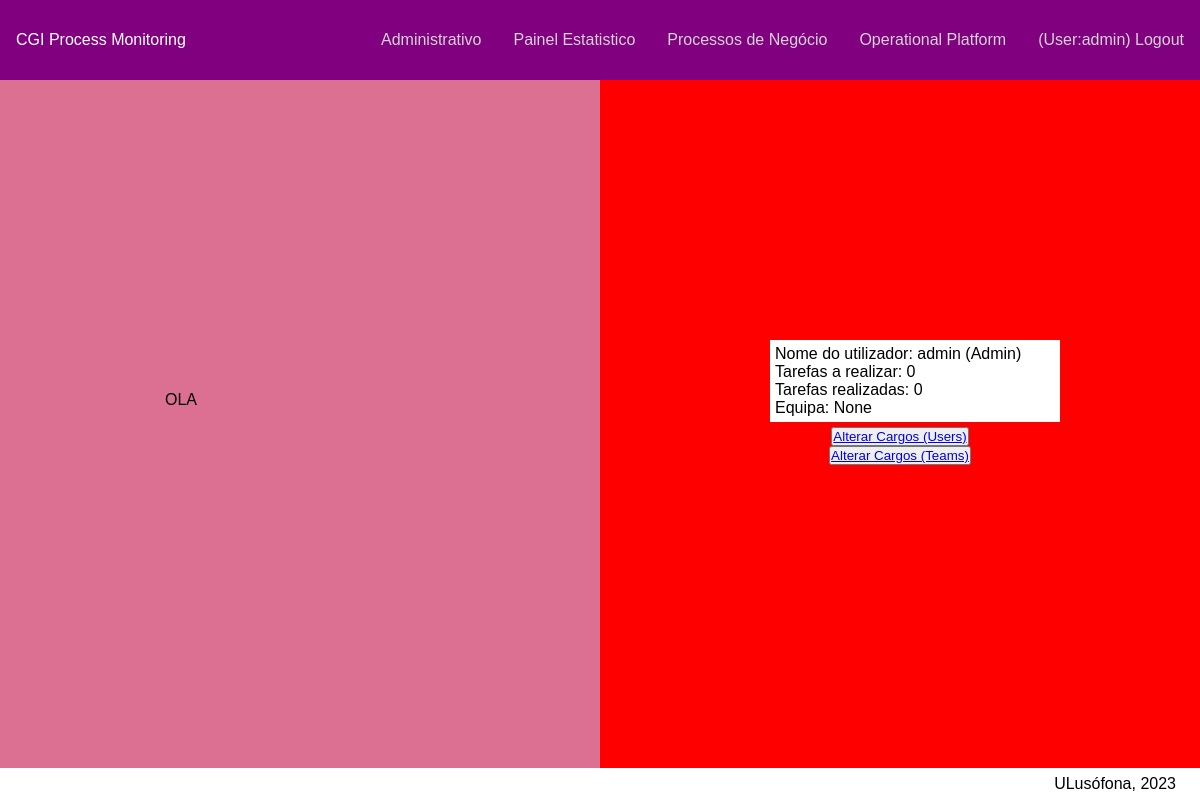
The app's page /adminPage (signed in) with its own data.
### main/models.py (models this page shows, shortened)
class UserProfile(models.Model):
    idUser = models.OneToOneField(User, on_delete=models.CASCADE, related_name="user")
    recoveryCode = models.CharField(max_length=10, blank=True)
    goal = models.IntegerField(default=100)
    idGroupUser = models.ForeignKey(Group, on_delete=models.CASCADE, related_name="groupUser")
    lastCodeSentTime = models.DateTimeField(null=True, blank=True)
    idTeam = models.ForeignKey('Team', on_delete=models.CASCADE, related_name="equipaMembros", blank=True, null=True)
    idSkills = models.ManyToManyField(Skill, related_name="skillUser")
    class Meta:
        permissions = [
            ("access_admin_page", "Can access the admin page"),
            ("access_analytic_page", "Can access the analytic page"),
            ("access_operational_page", "Can access the operational page"),
        ]

### apps/admin_platform/views.py (the view)
# urls.py: path('adminPage', views.adminPage_view, name='adminPage'),
def adminPage_view(request):
    allUsersDataBase = UserProfile.objects.all()
    countTask = countTasks(allUsersDataBase)
    context = {
        'allUsersNames': allUsersDataBase,
        'tasksDone': countTask[0],
        'tasksTodo': countTask[1]
    }
    return render(request, 'admin_platform/adminPage.html', context)

### apps/admin_platform/services.py (called while the page is built, shortened)
def countTasks(allUsersDataBase):
    tasksDone = {}
    tasksTodo = {}
    tasksDoneCount = 0
    tasksTodoCount = 0
    for user in allUsersDataBase:
        tasksDone.update({user.id: tasksDoneCount})
        tasksTodo.update({user.id: tasksTodoCount})
        tasksDoneCount = 0
        tasksTodoCount = 0
    return [tasksDone, tasksTodo]

### apps/admin_platform/templates/admin_platform/adminPage.html
{% extends 'main/main.html' %}
{% block style %}
{% load static %}
<link rel="stylesheet" type="text/css" href="{% static 'css/admin_platform/adminPage.css' %}"/>
{% endblock style %}
{% block main %}
<div class="split left">
    <div class="centered">
        <div class="TeamTasks">
            <p>OLA</p>
        </div>
    </div>
</div>
<div class="split right">
    <div class="centered">
        <div class="TeamTasks">
            {% for user in allUsersNames %}
                <div>
                    <p>Nome do utilizador: {{ user.idUser.username }} ({{ user.idGroupUser.name }})</p>
                    {% for key, value in tasksTodo.items %}
                        {% if key == user.id %}
                            <p>Tarefas a realizar: {{ value }}</p>
                        {% endif %}
                    {% endfor %}
                    {% for key, value in tasksDone.items %}
                        {% if key == user.id %}
                            <p>Tarefas realizadas: {{ value }}</p>
                        {% endif %}
                    {% endfor %}
                    <p>Equipa: {{ user.idTeam }}</p>
                </div>
            {% endfor %}
        </div>
        <button>
            <a href="{% url 'gerirCargosUsers' %}" class="btn btn-primary">Alterar Cargos (Users)</a>
        </button>
        <br>
        <button>
            <a href="{% url 'gerirCargosTeams' %}" class="btn btn-primary">Alterar Cargos (Teams)</a>
        </button>
    </div>
</div>
{% endblock %}

### main/templates/main/main.html (shortened to what this page needs)
<!DOCTYPE html>
<html lang="en">
  <head>
      {% load static %}
      <link rel="stylesheet" href="{% static 'css/main/main.css' %}">
      {% block style %}
      {% endblock style %}
  </head>
  <body>
    <header>
      <div>CGI Process Monitoring</div>
      <nav>
        <a href="{% url 'adminPage' %}">Administrativo</a>
        <a href="">Painel Estatistico</a>
        <a href="{% url 'process_listing' %}">Processos de Negócio</a>
        <a href="{% url 'businessExceptions' %}">Operational Platform</a>
        {% if user.is_authenticated %}
        <a href="{% url 'logout' %}" class="btnLogout">(User:{{request.user.username}}) Logout</a>
        {% endif %}
      </nav>
    </header>
    <main>
      {% block main %}
      {% endblock main %}
    </main>
    <footer>ULusófona, 2023</footer>
  </body>
</html>

### static/css/main/main.css (style rules this page uses)
* { padding: 0; margin: 0; box-sizing:border-box; font-family: sans-serif; }
header div { padding: 1em; }
header nav { display:flex; justify-content: flex-end; }
nav a { padding: 0 1em; text-decoration: none; font-size: 1rem; color: lightgray; }
header { height: 10vh; background: purple; color: white; top: 0; display:flex; justify-content: space-between; align-items: center; position: fixed; z-index: 10; width: 100%; }
footer { height: 4vh; display:flex; justify-content: flex-end; padding: 0 2vw; align-items: center; position: fixed; width: 100%; bottom: 0; z-index: 10; background-color: white; }

### static/css/admin_platform/adminPage.css (style rules this page uses)
.split { height: 100%; width: 50%; position: fixed; top: 0; overflow-x: hidden; padding-top: 20px; }
.left { left: 0; background-color: palevioletred; }
.right { right: 0; background-color: red; }
.centered { position: absolute; top: 50%; left: 50%; transform: translate(-50%, -50%); text-align: center; }
.TeamTasks { text-align: left; margin-left: 5%; width: 300px; }
.TeamTasks > div { background-color: white; width: auto; padding: 5px; margin: 5px; color: black; }

### records on screen
UserProfile: idUser.username "admin", idGroupUser.name "Admin", tasksTodo "0", tasksDone "0", idTeam "None"

### other values on screen
{{ request.user.username }} "admin"
